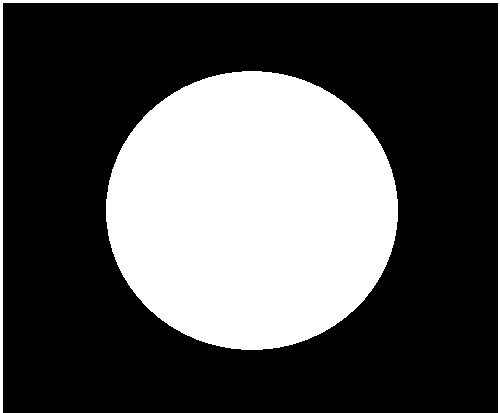
#> input picture assignment3/circle.jpg, 500 x 413 px
$ python nor.py
#> lines starting #> are read from the running program, lines starting #| are printed output that depends on the picture
import cv2
import numpy as np

img1 = cv2.imread("circle.jpg")
#> img1 is the input picture: shape (413, 500, 3); min 0, max 255, mean 83.3
img2 = cv2.imread("rectangle.jpg")
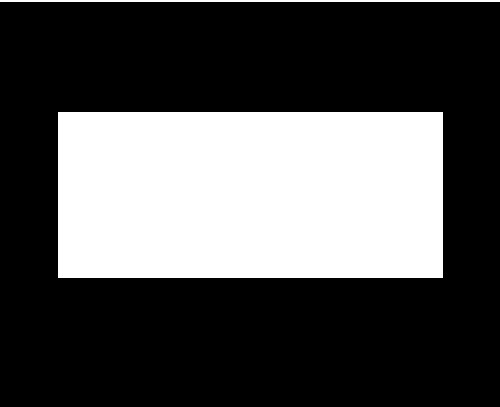
#> input picture assignment3/rectangle.jpg, 500 x 407 px
#> img2 is the input picture: shape (407, 500, 3); min 0, max 255, mean 81.3

print(img1.shape)
#| (413, 500, 3)
print(img2.shape)
#| (407, 500, 3)

dim = (500,400)

res_img1 = cv2.resize(img1, dim, interpolation = cv2.INTER_AREA)
res_img2 = cv2.resize(img2, dim, interpolation = cv2.INTER_AREA)

print(res_img1.shape)
#| (400, 500, 3)
print(res_img2.shape)
#| (400, 500, 3)

img3 = cv2.bitwise_not(cv2.bitwise_or(res_img1,res_img2))
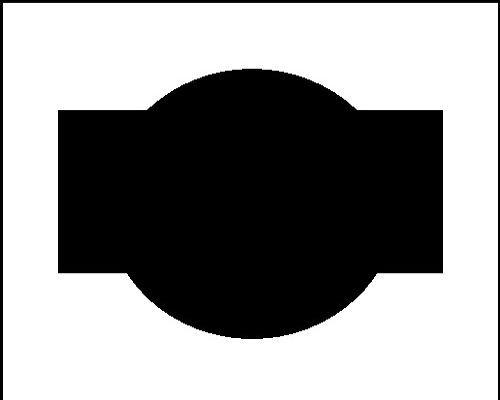
#> img3: shape (400, 500, 3); min 0, max 255, mean 148.1

cv2.imshow('new',img3)
cv2.waitKey()
cv2.destroyAllWindows()
